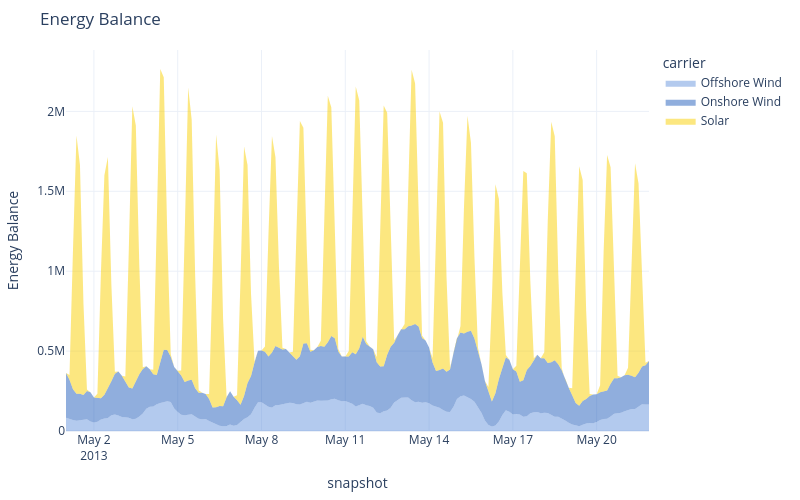

Write notebook code for a chart like this one.
### Markdown cell above
For interactive plots, use `.iplot` (plotly) instead of `.plot` (matplotlib):

### Code cell
n.statistics.energy_balance.iplot.area(carrier=carriers)
